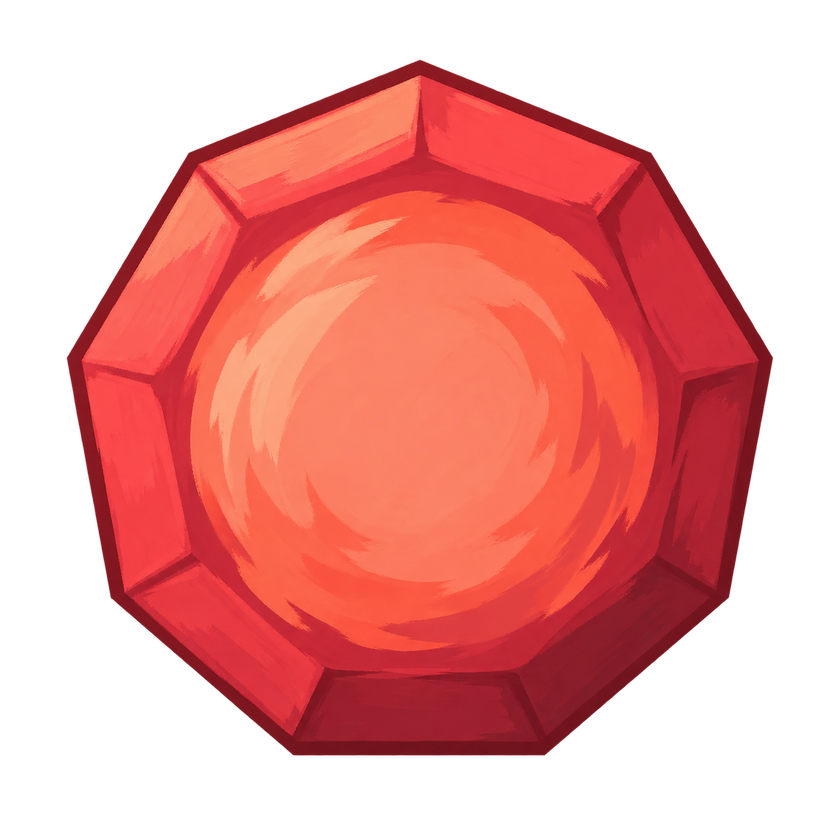
#> input picture docs/worktree-tasks/karen-energy-concepts/style-assets/regular-nonagon.png, 840 x 840 px, shrunk from 1254 x 1254 before the run, found by its file name
$ python measure.py
#> lines starting #> are read from the running program, lines starting #| are printed output that depends on the picture; after the words box and inside, x2 and y2 are one past the last pixel; in counts of white or black regions, pixels touching at a corner belong together; long printed decimals are rounded
import json,pathlib,math,hashlib
from PIL import Image
root=pathlib.Path('docs/worktree-tasks/karen-energy-concepts')
p=root/'style-assets/regular-nonagon.png'
im=Image.open(p).convert('RGBA');alpha=im.getchannel('A');mask=alpha.point(lambda a:255 if a>128 else 0);x,y,r,b=mask.getbbox()
#> further down, im is the input picture: PIL image 840x840 RGBA; mean R, G, B, A 115.1, 40.8, 36.6, 132.1
#> after `alpha = im.getchannel('A')`:
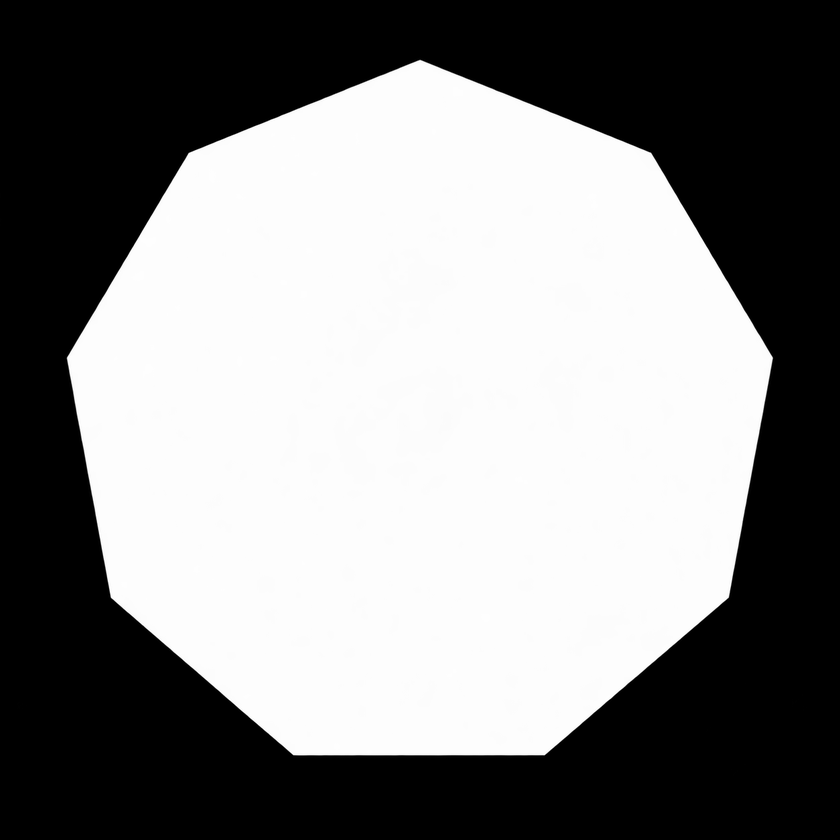
#> alpha: PIL image 840x840 L; min 0, max 255, mean 132.1
#> after `mask = alpha.point(lambda a: 255 if a > 128 else 0)`: mask: PIL image 840x840 L; 52.2% white; 1 black region, box (x1, y1, x2, y2) and area: (0, 0, 840, 840) 337085
#> after `x, y, r, b = mask.getbbox()`: x = 67; y = 60; r = 773; b = 755
points=[]
for yy in range(y,b):
 xs=[xx for xx in range(x,r) if mask.getpixel((xx,yy))]
 if xs:points.extend([(xs[0],yy),(xs[-1],yy)])
#> this loop made 695 passes
#> xs on passes 1 to 2: [418, 419, 420, 421], [416, 417, 418, 419, 420, 421, 422, 423]
#> after the loop, points = 1390 pairs, first value 67 to 772, second value 60 to 754
points=sorted(set(points))
def cross(o,a,b):return (a[0]-o[0])*(b[1]-o[1])-(a[1]-o[1])*(b[0]-o[0])
lower=[]
for v in points:
 while len(lower)>=2 and cross(lower[-2],lower[-1],v)<=0:lower.pop()
 lower.append(v)
#> this loop made 1390 passes
#> v on passes 1 to 3: (67, 357), (67, 358), (67, 359)
#> after the loop, lower = [(67, 357), (68, 355), (72, 348), (85, 326), (161, 198), (188, 153), (192, 151), (209, 144), (251, 127), (348, 88), (418, 60), (421, 60), (546, 110), (598, 131), (635, 146), (647, 151), (651, 153), (663, 173), (761, 338), (771, 355), (772, 357), (772, 359)]
upper=[]
for v in reversed(points):
 while len(upper)>=2 and cross(upper[-2],upper[-1],v)<=0:upper.pop()
 upper.append(v)
#> this loop made 1390 passes
#> v on passes 1 to 3: (772, 359), (772, 358), (772, 357)
#> after the loop, upper = [(772, 359), (771, 365), (763, 409), (737, 550), (729, 593), (728, 597), (726, 599), (579, 725), (545, 754), (293, 754), (291, 753), (250, 718), (125, 610), (117, 603), (111, 597), (110, 595), (107, 579), (102, 552), (76, 411), (67, 361), (67, 357)]
hull=lower[:-1]+upper[:-1]
#> hull = 41 pairs, first value 67 to 772, second value 60 to 754
def simplify(ps,tol):
 a,c=ps[0],ps[-1];den=math.dist(a,c)
 ds=[abs(cross(a,c,v))/den if den else math.dist(a,v) for v in ps]
 idx=max(range(len(ds)),key=ds.__getitem__)
 if ds[idx]<=tol:return [a,c]
 return simplify(ps[:idx+1],tol)[:-1]+simplify(ps[idx:],tol)
k=max(range(len(hull)),key=lambda i:math.dist(hull[0],hull[i]))
#> k = 21
verts=simplify(hull[:k+1],5)[:-1]+simplify(hull[k:]+[hull[0]],5)[:-1]
#> in simplify, `a, c = (ps[0], ps[-1])`: a = (67, 357); c = (772, 359)
#> in simplify, `den = math.dist(a, c)`: den = 705
#> in simplify, `ds=[abs(cross(a,c,v))/den if den else math.dist(a,v) for v in ps]`: ds = [0, 2, 9.01, 31.05, 159.3, 204.3, 206.4, 213.4, 230.5, 269.8, 298, 298, 248.4, 227.5, 212.6, 207.6, 205.7, 185.7, 20.97, 4, 2, 0]
#> in simplify, `idx=max(range(len(ds)),key=ds.__getitem__)`: idx = 11
#> verts = [(67, 357), (188, 153), (421, 60), (651, 153), (772, 359), (728, 597), (545, 754), (293, 754), (111, 597)]
lengths=[math.dist(verts[i],verts[(i+1)%len(verts)]) for i in range(len(verts))]
#> lengths = [237.2, 250.9, 248.1, 238.9, 242, 241.1, 252, 240.4, 244]
angles=[]
for i,v in enumerate(verts):
 a=verts[i-1];c=verts[(i+1)%len(verts)];u=(a[0]-v[0],a[1]-v[1]);w=(c[0]-v[0],c[1]-v[1]);angles.append(math.degrees(math.acos((u[0]*w[0]+u[1]*w[1])/(math.hypot(*u)*math.hypot(*w)))))
#> this loop made 9 passes
#> (v, a, c, u, w) on passes 1 to 9: ((67, 357), (111, 597), (188, 153), (44, 240), (121, -204)), ((188, 153), (67, 357), (421, 60), (-121, 204), (233, -93)), ((421, 60), (188, 153), (651, 153), (-233, 93), (230, 93)), ((651, 153), (421, 60), (772, 359), (-230, -93), (121, 206)), ((772, 359), (651, 153), (728, 597), (-121, -206), (-44, 238)), ((728, 597), (772, 359), (545, 754), (44, -238), (-183, 157)), ((545, 754), (728, 597), (293, 754), (183, -157), (-252, 0)), ((293, 754), (545, 754), (111, 597), (252, 0), (-182, -157)), ((111, 597), (293, 754), (67, 357), (182, 157), (-44, -240))
#> after the loop, angles = [138.9, 142.4, 136.2, 142.4, 139.1, 141.1, 139.4, 139.2, 141.2]
report={'alphaThreshold':128,'simplificationTolerancePixels':5,'principalVertices':verts,'principalSideCount':len(verts),'sideLengths':lengths,'sideLengthRelativeRange':(max(lengths)-min(lengths))/(sum(lengths)/len(lengths)),'interiorAnglesDegrees':angles,'visibleBounds':[x,y,r-x,b-y],'visibleAspect':(r-x)/(b-y),'transparentPixels':alpha.histogram()[0],'sha256':hashlib.sha256(p.read_bytes()).hexdigest(),'pixelsModified':False,'geometryGuide':'exact regular nonagon','bitmapNote':'Hand-painted nonagon approximation; bitmap is not a mathematically exact regular polygon.'}
assert len(verts)==9 and report['transparentPixels']>0,report
(root/'nonagon/shape-audit.json').write_text(json.dumps(report,ensure_ascii=False,indent=2)+'\n',encoding='utf-8')
print(json.dumps({'sides':len(verts),'visibleAspect':report['visibleAspect'],'sideLengthRelativeRange':report['sideLengthRelativeRange']}))
#| {"sides": 9, "visibleAspect": 1.016, "sideLengthRelativeRange": 0.06075}
